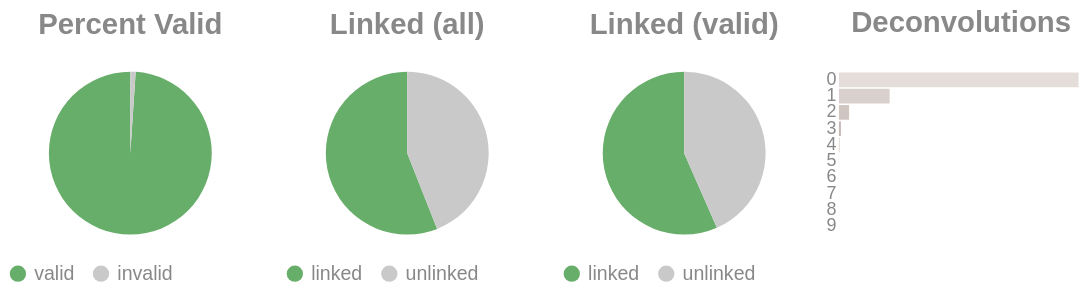

Notebook source saved alongside this figure:
### Code cell
if SKIPLR:
    pass
else:
    clash = Counter()
    for i in valids['molecule'].to_list():
        _mol = i.split("-")
        if len(_mol) == 1:
            clash.update('0')
        else:
            clash.update(_mol[-1])

    _d = {"deconvolutions": [], 'count': []}
    for k,v in clash.items():
        _d['deconvolutions'].append(k)
        _d['count'].append(v)

    tot_valid = valids['reads'].sum()
    mask = valids['reads'] >= 2
    n_linked_reads = valids.filter(mask)['reads'].sum()
    if n_linked_reads == 0:
        print_html("No linked molecules (>=2 reads) were detected; skipping linked-only distributions.")
        SKIPLR = True
    else:
        perc_valid = round(tot_valid / n_reads, 4)
        linked_perc_abs = round(n_linked_reads / n_reads, 4)
        linked_perc = round(n_linked_reads / tot_valid, 4)

    _valid = pl.DataFrame({"valids": ['valid', 'invalid'], "count": [tot_valid, n_reads - tot_valid]})
    _linked_abs = pl.DataFrame({"linked (absolute)": ['linked', 'unlinked'], "count": [n_linked_reads, n_reads - n_linked_reads]})
    _linked_rel = pl.DataFrame({"linked (valids)": ['linked', 'unlinked'], "count": [n_linked_reads, tot_valid - n_linked_reads]})

    (
        alt.hconcat(
            piechart(_valid, goodval = 'valid', title = "Percent Valid"),
            piechart(_linked_abs, goodval = "linked", title =  "Linked (all)"),
            piechart(_linked_rel, goodval = "linked", title =  "Linked (valid)"),
            convolutionbar(pl.DataFrame(_d), title = "Deconvolutions"),
            center = True,
            bounds = 'flush'
        )
        .resolve_scale(color='independent')
        .resolve_legend('independent')
        .properties(usermeta={'embedOptions': {"actions": False}})
    ).display()

### Figure 1 — Vega-Lite specification as saved in the notebook (floating-point values rounded to 4 significant figures)
{"width": "container", "height": 400, "config": {"title": {"anchor": "start", "dy": -15, "fontSize": 18, "color": "#888888", "subtitleColor": "#888888", "subtitleFontSize": 14}, "arc": {"fill": "#0072B2"}, "axis": {"domainColor": "#888888", "domainWidth": 0.5, "gridWidth": 0.2, "grid": false, "titleFontWeight": 400, "titleFontSize": 15, "labelFontSize": 11, "labelColor": "#888888", "tickColor": "#888888", "tickWidth": 0.2, "titleColor": "#888888"}, "axisBand": {"grid": false}, "axisX": {"grid": true, "tickSize": 10, "domainCap": "round"}, "axisY": {"domain": false, "grid": true, "tickSize": 0, "domainCap": "round"}, "background": "transparent", "header": {"labelFontSize": 15, "labelColor": "#888888", "titleFontSize": 15, "titleFontWeight": 600, "titleColor": "#888888"}, "legend": {"labelFont": "sans-serif", "labelFontSize": 12, "labelColor": "#888888", "symbolSize": 100, "symbolType": "circle", "titleFontSize": 12, "titlePadding": 10, "titleColor": "#888888", "title": null}, "range": {"category": ["#E69F00", "#56B4E9", "#009E73", "#F0E442", "#0072B2", "#D55E00", "#CC79A7", "#000000"], "diverging": ["#cfe8f3", "#a2d4ec", "#73bfe2", "#46abdb", "#1696d2", "#12719e"]}, "area": {"fill": "#0072B2", "fillOpacity": 0.7, "line": true, "strokeOpacity": 0.7}, "line": {"color": "#0072B2", "stroke": "#0072B2", "strokeWidth": 2}, "trail": {"color": "#0072B2", "stroke": "#0072B2", "strokeWidth": 0, "size": 1}, "point": {"filled": true, "fillOpacity": 1.0, "size": 95}, "text": {"color": "#888888", "fontSize": 11, "align": "right", "fontWeight": 400, "size": 11}, "bar": {"fill": "#0072B2", "stroke": null}, "view": {"stroke": null, "continuousWidth": 660, "continuousHeight": 400}}, "hconcat": [{"data": {"name": "data-ae206cf1c3113479c5560f1a8010ee88"}, "mark": {"type": "arc"}, "encoding": {"color": {"field": "valids", "legend": {"orient": "bottom", "title": null}, "scale": {"domain": ["valid", "invalid"], "range": ["#68ae6b", "#C9C9C9"]}, "title": "Valids", "type": "nominal"}, "theta": {"field": "count", "type": "quantitative"}, "tooltip": [{"field": "valids", "title": "Valids", "type": "ordinal"}, {"field": "percent", "format": ".2%", "title": "Percent", "type": "quantitative"}, {"field": "count", "title": "Count", "type": "quantitative"}]}, "height": 100, "title": {"text": "Percent Valid", "align": "center", "anchor": "middle"}, "transform": [{"calculate": "datum.count / 1606371", "as": "percent"}], "width": 150}, {"data": {"name": "data-9fbdeb43492b0a6ff437f0cbe73d704e"}, "mark": {"type": "arc"}, "encoding": {"color": {"field": "linked (absolute)", "legend": {"orient": "bottom", "title": null}, "scale": {"domain": ["linked", "unlinked"], "range": ["#68ae6b", "#C9C9C9"]}, "title": "Linked (Absolute)", "type": "nominal"}, "theta": {"field": "count", "type": "quantitative"}, "tooltip": [{"field": "linked (absolute)", "title": "Linked (Absolute)", "type": "ordinal"}, {"field": "percent", "format": ".2%", "title": "Percent", "type": "quantitative"}, {"field": "count", "title": "Count", "type": "quantitative"}]}, "height": 100, "title": {"text": "Linked (all)", "align": "center", "anchor": "middle"}, "transform": [{"calculate": "datum.count / 1606371", "as": "percent"}], "width": 150}, {"data": {"name": "data-f572437838988a5c58f009afc17018a9"}, "mark": {"type": "arc"}, "encoding": {"color": {"field": "linked (valids)", "legend": {"orient": "bottom", "title": null}, "scale": {"domain": ["linked", "unlinked"], "range": ["#68ae6b", "#C9C9C9"]}, "title": "Linked (Valids)", "type": "nominal"}, "theta": {"field": "count", "type": "quantitative"}, "tooltip": [{"field": "linked (valids)", "title": "Linked (Valids)", "type": "ordinal"}, {"field": "percent", "format": ".2%", "title": "Percent", "type": "quantitative"}, {"field": "count", "title": "Count", "type": "quantitative"}]}, "height": 100, "title": {"text": "Linked (valid)", "align": "center", "anchor": "middle"}, "transform": [{"calculate": "datum.count / 1589521", "as": "percent"}], "width": 150}, {"data": {"name": "data-fa2b6efb497a702dcdec4e399bf29ba7"}, "mark": {"type": "bar"}, "encoding": {"color": {"field": "deconvolutions", "legend": null, "scale": {"scheme": "lightgreyred"}, "type": "nominal"}, "tooltip": [{"field": "deconvolutions", "title": "Deconvolutions", "type": "ordinal"}, {"field": "percent", "format": ".2%", "title": "Percent", "type": "quantitative"}, {"field": "count", "title": "Count", "type": "quantitative"}], "x": {"axis": null, "field": "count", "type": "quantitative"}, "y": {"field": "deconvolutions", "sort": "ascending", "title": null, "type": "nominal"}}, "height": 100, "title": {"text": "Deconvolutions", "align": "center", "anchor": "middle"}, "transform": [{"calculate": "datum.count / 992180", "as": "percent"}], "width": 150}], "bounds": "flush", "center": true, "resolve": {"legend": {"angle": "independent"}, "scale": {"color": "independent"}}, "usermeta": {"embedOptions": {"actions": false}}, "$schema": "https://vega.github.io/schema/vega-lite/v6.4.1.json", "datasets": {"data-ae206cf1c3113479c5560f1a8010ee88": [{"valids": "valid", "count": 1589521}, {"valids": "invalid", "count": 16850}], "data-9fbdeb43492b0a6ff437f0cbe73d704e": [{"linked (absolute)": "linked", "count": 899383}, {"linked (absolute)": "unlinked", "count": 706988}], "data-f572437838988a5c58f009afc17018a9": [{"linked (valids)": "linked", "count": 899383}, {"linked (valids)": "unlinked", "count": 690138}], "data-fa2b6efb497a702dcdec4e399bf29ba7": [{"deconvolutions": "0", "count": 784532}, {"deconvolutions": "1", "count": 166053}, {"deconvolutions": "2", "count": 33275}, {"deconvolutions": "3", "count": 6497}, {"deconvolutions": "4", "count": 1399}, {"deconvolutions": "5", "count": 305}, {"deconvolutions": "6", "count": 73}, {"deconvolutions": "7", "count": 23}, {"deconvolutions": "8", "count": 14}, {"deconvolutions": "9", "count": 9}]}}
